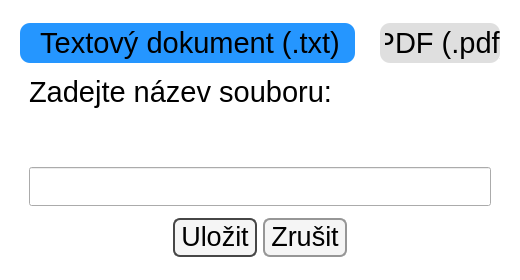
<?xml version="1.0" encoding="UTF-8"?>
<ui version="4.0">
 <class>Dialog</class>
 <widget class="QDialog" name="Dialog">
  <property name="geometry">
   <rect>
    <x>0</x>
    <y>0</y>
    <width>505</width>
    <height>271</height>
   </rect>
  </property>
  <property name="windowTitle">
   <string>Dialog</string>
  </property>
  <property name="styleSheet">
   <string notr="true">#Dialog {
	background-color:rgb(255, 255, 255);
}

#widget QPushButton {
	background-color:rgb(223, 223, 223);
	border: none;
	border-radius: 10px;
	padding: 0 0 0 5px;
}

#widget QPushButton:hover {
	border-bottom: 4px solid black;
}

#widget QPushButton:checked {
	background-color:rgb(37, 150, 255);
}

#widget_3 QPushButton {
	border-radius: 7;
	background-color: rgb(245, 245, 245);
	padding: 1 6 3 6px;
}

#widget_3 QPushButton:hover {
	background-color: rgb(204, 204, 204);
}

#btnCancel {
	border: 2px solid rgb(150, 150, 150);
}


#btnSave {
	border: 2px solid #464646;
}


#lblError {
	color: red;
}






</string>
  </property>
  <layout class="QVBoxLayout" name="verticalLayout">
   <item>
    <widget class="QWidget" name="widget_2" native="true">
     <layout class="QVBoxLayout" name="verticalLayout_2">
      <item>
       <widget class="QWidget" name="widget" native="true">
        <layout class="QHBoxLayout" name="horizontalLayout">
         <property name="spacing">
          <number>25</number>
         </property>
         <property name="leftMargin">
          <number>0</number>
         </property>
         <property name="topMargin">
          <number>3</number>
         </property>
         <property name="rightMargin">
          <number>0</number>
         </property>
         <property name="bottomMargin">
          <number>3</number>
         </property>
         <item>
          <widget class="QPushButton" name="btnTXT">
           <property name="minimumSize">
            <size>
             <width>335</width>
             <height>40</height>
            </size>
           </property>
           <property name="maximumSize">
            <size>
             <width>1000</width>
             <height>48</height>
            </size>
           </property>
           <property name="font">
            <font>
             <family>Segoe UI</family>
             <pointsize>22</pointsize>
            </font>
           </property>
           <property name="text">
            <string>Textový dokument (.txt)</string>
           </property>
           <property name="checkable">
            <bool>true</bool>
           </property>
           <property name="checked">
            <bool>true</bool>
           </property>
           <property name="autoExclusive">
            <bool>true</bool>
           </property>
          </widget>
         </item>
         <item>
          <widget class="QPushButton" name="btnPDF">
           <property name="minimumSize">
            <size>
             <width>120</width>
             <height>40</height>
            </size>
           </property>
           <property name="maximumSize">
            <size>
             <width>1000</width>
             <height>48</height>
            </size>
           </property>
           <property name="font">
            <font>
             <family>Segoe UI</family>
             <pointsize>22</pointsize>
            </font>
           </property>
           <property name="text">
            <string>PDF (.pdf)</string>
           </property>
           <property name="checkable">
            <bool>true</bool>
           </property>
           <property name="autoExclusive">
            <bool>true</bool>
           </property>
          </widget>
         </item>
        </layout>
       </widget>
      </item>
      <item>
       <widget class="QWidget" name="widget_5" native="true">
        <layout class="QHBoxLayout" name="horizontalLayout_4">
         <property name="topMargin">
          <number>3</number>
         </property>
         <property name="bottomMargin">
          <number>3</number>
         </property>
         <item>
          <widget class="QLabel" name="lblFileName">
           <property name="font">
            <font>
             <family>Segoe UI</family>
             <pointsize>22</pointsize>
            </font>
           </property>
           <property name="text">
            <string>Zadejte název souboru:</string>
           </property>
          </widget>
         </item>
        </layout>
       </widget>
      </item>
      <item>
       <widget class="QWidget" name="widget_4" native="true">
        <property name="maximumSize">
         <size>
          <width>16777215</width>
          <height>40</height>
         </size>
        </property>
        <layout class="QHBoxLayout" name="horizontalLayout_2">
         <item>
          <widget class="QLabel" name="lblError">
           <property name="font">
            <font>
             <family>Segoe UI</family>
             <pointsize>17</pointsize>
             <weight>75</weight>
             <bold>true</bold>
            </font>
           </property>
           <property name="text">
            <string/>
           </property>
          </widget>
         </item>
        </layout>
       </widget>
      </item>
      <item>
       <widget class="QWidget" name="widget_6" native="true">
        <layout class="QHBoxLayout" name="horizontalLayout_5">
         <property name="topMargin">
          <number>3</number>
         </property>
         <property name="bottomMargin">
          <number>3</number>
         </property>
         <item>
          <widget class="QLineEdit" name="lineEdit">
           <property name="font">
            <font>
             <family>Arial</family>
             <pointsize>20</pointsize>
            </font>
           </property>
          </widget>
         </item>
        </layout>
       </widget>
      </item>
      <item>
       <widget class="QWidget" name="widget_3" native="true">
        <layout class="QHBoxLayout" name="horizontalLayout_3">
         <property name="topMargin">
          <number>3</number>
         </property>
         <property name="bottomMargin">
          <number>3</number>
         </property>
         <item>
          <spacer name="horizontalSpacer">
           <property name="orientation">
            <enum>Qt::Horizontal</enum>
           </property>
           <property name="sizeHint" stdset="0">
            <size>
             <width>40</width>
             <height>20</height>
            </size>
           </property>
          </spacer>
         </item>
         <item>
          <widget class="QPushButton" name="btnSave">
           <property name="font">
            <font>
             <family>Segoe UI Historic</family>
             <pointsize>20</pointsize>
            </font>
           </property>
           <property name="text">
            <string>Uložit</string>
           </property>
           <property name="default">
            <bool>true</bool>
           </property>
          </widget>
         </item>
         <item>
          <widget class="QPushButton" name="btnCancel">
           <property name="font">
            <font>
             <family>Segoe UI</family>
             <pointsize>20</pointsize>
            </font>
           </property>
           <property name="text">
            <string>Zrušit</string>
           </property>
          </widget>
         </item>
         <item>
          <spacer name="horizontalSpacer_2">
           <property name="orientation">
            <enum>Qt::Horizontal</enum>
           </property>
           <property name="sizeHint" stdset="0">
            <size>
             <width>40</width>
             <height>20</height>
            </size>
           </property>
          </spacer>
         </item>
        </layout>
       </widget>
      </item>
     </layout>
    </widget>
   </item>
  </layout>
 </widget>
 <resources/>
 <connections/>
</ui>
